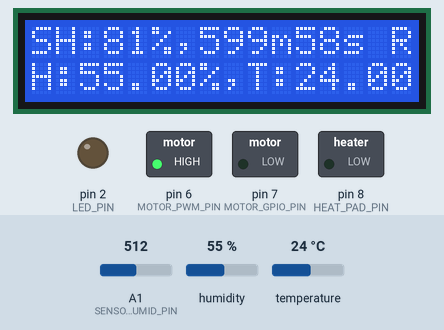
Bench run of a sketch on a simulated Arduino Uno, built with avr-gcc and run on an emulated ATmega328P. Parts: 16×2 character LCD, switched loads named in the sketch (green lamp = pin HIGH), output pins drawn as LEDs (lit = HIGH). The test bench sets the inputs (shaded band); at power-on: humidity 55 %, A1 (SENSOR_SOIL_HUMID_PIN) = 512, temperature 24 °C.

Above: at 1.2 s.
1.3 s: humidity set to 22 %
At 5.5 s:
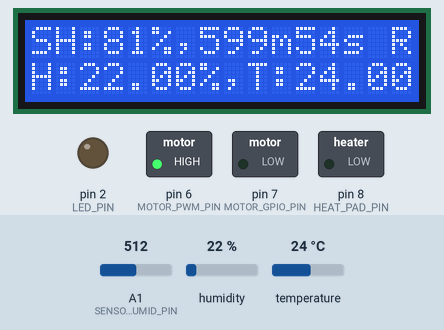
5.6 s: A1 (SENSOR_SOIL_HUMID_PIN) set to 610
At 8.5 s:
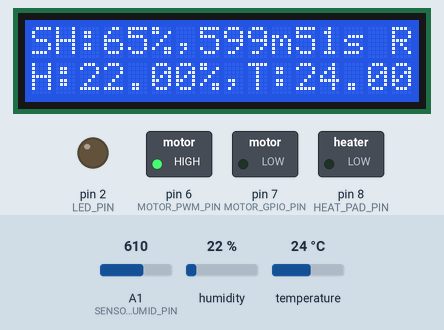
8.6 s: temperature set to 12 °C
At 11.5 s:
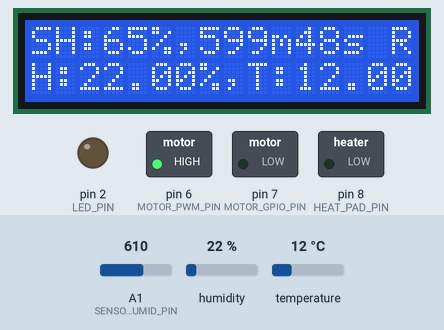
11.6 s: A1 (SENSOR_SOIL_HUMID_PIN) set to 590
At 14.5 s:
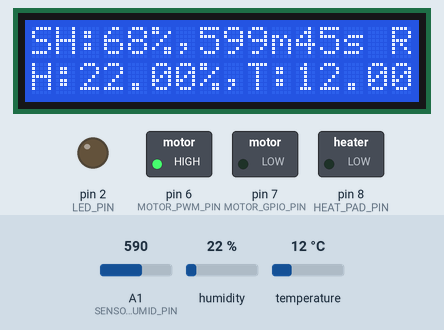
14.6 s: humidity set to 40 %
At 15.4 s:
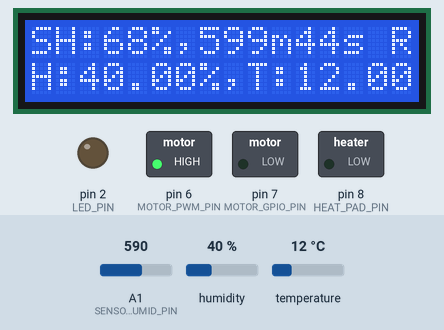
17.6 s: A1 (SENSOR_SOIL_HUMID_PIN) set to 511
At 20.7 s:
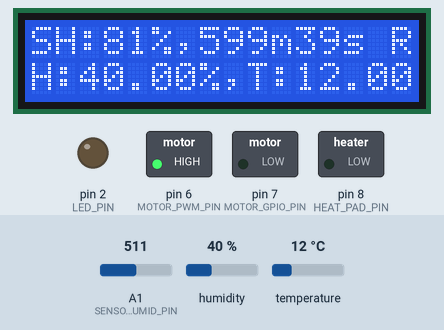
Timing chart, 0 to 21.6 s (numbered marks = the images above; inputs shaded):
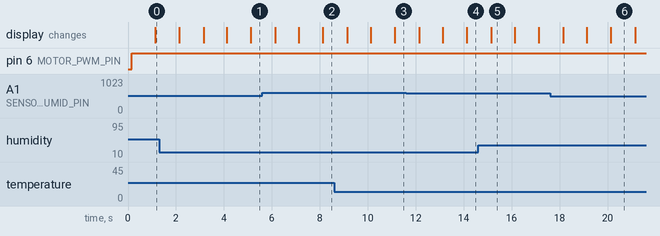

Measured:
- what the display in image 5 shows lasts 0.9 s, from 15.2 s to 16.1 s

The sketch:

smart-farm.ino
```cpp
/* ********************
 * Include
 * ********************/
#include <LiquidCrystal_I2C.h>
#include <DHT.h>
#include <DHT_U.h>


/* ********************
 * Define
 * ********************/
//LCD 설정
#define LCD_ADDR 0x27
#define LCD_ROW 16
#define LCD_COLUMN 2
//pin 설정
#define SENSOR_SOIL_HUMID_PIN A1
#define SENSOR_TEMP_HUMID_PIN A0
#define LED_PIN 2
#define MOTOR_PWM_PIN 6
#define MOTOR_GPIO_PIN 7
#define HEAT_PAD_PIN 8

//키우는 식물 종류
#define PLANT_MODE_LETTUCE 0   //상추
#define PLANT_MODE_UNDEFINED 1 //미정

//동작 모드
#define SMART_FARM_MODE_0_DEFAULT 0   //아래 모드를 선택하도록 화면 보여줌
#define SMART_FARM_MODE_1_PLANT_SET 1 //식물 종류 고르는 모드
#define SMART_FARM_MODE_2_TIME_SET 2  //시간 조정 모드
#define SMART_FARM_MODE_UNDEFINED 3   // 미정

//시간 (초 단위)
#define TIME_1SEC 1UL
#define TIME_1MIN 60UL
#define TIME_10MIN 600UL
#define TIME_1HOUR 3600UL
#define TIME_10HOUR 36000UL
#define TIME_12HOUR 43200UL
#define TIME_14HOUR 50400UL

//Timer1 1초 주기 설정 (CTC 모드, prescaler 256)
//16MHz 보드 기준 62500 카운트 = 1초. 보드 클럭이 빠르거나 느리면 이 값을 조정해서 보정
//(1 카운트 = 약 16ppm = 하루 약 1.4초)
#define TIMER1_PRESCALER 256UL
#define TIMER1_COMPARE_1SEC ((F_CPU / TIMER1_PRESCALER) - 1)

//LED 타이머
#define LED_ON_TIME TIME_10HOUR
#define LED_OFF_TIME TIME_14HOUR
#define LED_ON_START 0
#define LED_ON_RUNNING 1
#define LED_OFF_START 2
#define LED_OFF_RUNNING 3

//Water Pump value
#define WATER_PUMP_OFF_VAL 0
#define WATER_PUMP_START_VAL 180
#define WATER_PUMP_MAX_VAL 255
#define WATER_PUMP_STOP 0
#define WATER_PUMP_STOP_TIMER_START 1
#define WATER_PUMP_START 2
#define WATER_PUMP_RUNNING 3
#define WATER_PUMP_DONE 4
#define WATER_PUMP_RUN_TIME TIME_10MIN


/* ********************
 * Sensor Instance
 * ********************/
DHT dht(SENSOR_TEMP_HUMID_PIN, DHT11);
LiquidCrystal_I2C lcd(LCD_ADDR, LCD_ROW, LCD_COLUMN);

/* ********************
 * Global variables
 * ********************/
int soilHumidity;
float humidity, temperature;
int LedOffFlag = LED_ON_START;
unsigned long LedPhaseEndSec = 0; //현재 LED 구간(ON/OFF)이 끝나는 시각 (초)
volatile unsigned long SecondsCount = 0; //Timer1 인터럽트로 1초마다 증가

/* ********************
 * Custom Function
 * ********************/
//Timer1 하드웨어 타이머로 1초마다 인터럽트 발생
//카운터는 하드웨어에서 계속 돌기 때문에 DHT 읽기처럼 인터럽트가 잠시 막혀도 초가 누락되지 않음
void InitSecondTimer(void) {
  noInterrupts();
  TCCR1A = 0;
  TCCR1B = (1 << WGM12) | (1 << CS12); //CTC 모드, prescaler 256
  TCNT1 = 0;
  OCR1A = TIMER1_COMPARE_1SEC;
  TIMSK1 = (1 << OCIE1A);
  interrupts();
}

ISR(TIMER1_COMPA_vect) {
  SecondsCount++;
}

unsigned long GetSeconds(void) {
  unsigned long sec;
  noInterrupts(); //4바이트 값을 읽는 도중 인터럽트로 값이 바뀌지 않도록 보호
  sec = SecondsCount;
  interrupts();
  return sec;
}

//deadline 시각이 지났는지 확인 (뺄셈 비교라 오버플로에도 안전)
bool IsTimeReached(unsigned long now, unsigned long deadline) {
  return (long)(now - deadline) >= 0;
}

void InitLcd(void) {
  lcd.init();
  lcd.backlight();
  lcd.setCursor(0,0);
  lcd.print("Welcome YJ's =");
  lcd.setCursor(0,1);
  lcd.print("SMART Farm!!!");
}

void InitPin(void){
  pinMode(LED_PIN, OUTPUT);
  pinMode(MOTOR_PWM_PIN, OUTPUT);
  pinMode(MOTOR_GPIO_PIN, OUTPUT);
  pinMode(HEAT_PAD_PIN, OUTPUT);
  digitalWrite(LED_PIN, 0);
  analogWrite(MOTOR_PWM_PIN, 0);
  digitalWrite(MOTOR_GPIO_PIN, 0);
  digitalWrite(HEAT_PAD_PIN, 0);
}

void CalcSoilHumidity() {
  soilHumidity = map(analogRead(SENSOR_SOIL_HUMID_PIN), 1000, 400, 0, 100);
  if (soilHumidity > 100) soilHumidity = 100;
  else if (soilHumidity < 0) soilHumidity = 0;
}

void ReadTempAndHumid(void) {
  temperature = dht.readTemperature();
  humidity = dht.readHumidity();
}

/* ********************
 * Arduino function
 * ********************/
void setup() {
  InitLcd();
  InitPin();
  Serial.begin(9600);
  dht.begin();
  InitSecondTimer();
}

void LedOnOffMainfunction(unsigned long now) {
  switch(LedOffFlag)
  {
    //다음 구간의 끝 시각은 이전 구간의 끝 시각에서 더함 -> loop 지연이 누적되지 않음
    case LED_ON_START:
      LedPhaseEndSec += LED_ON_TIME;
      LedOffFlag = LED_ON_RUNNING;
    break;

    case LED_ON_RUNNING:
      digitalWrite(LED_PIN, 0);
      if(IsTimeReached(now, LedPhaseEndSec))
      {
        LedOffFlag = LED_OFF_START;
      }
    break;

    case LED_OFF_START:
      LedPhaseEndSec += LED_OFF_TIME;
      LedOffFlag = LED_OFF_RUNNING;
    break;

    case LED_OFF_RUNNING:
      digitalWrite(LED_PIN, 1);
      if(IsTimeReached(now, LedPhaseEndSec))
      {
        LedOffFlag = LED_ON_START;
      }
    break;

    default:
      /* do nothing */
    break;
  }
}

void WaterPumpMainfunction(unsigned long now){
  static unsigned long pumpEndSec;
  static int pumpFlag = WATER_PUMP_STOP;

  //하루에 한번 10분, 즉 불 켜진 직후 10분
  switch(pumpFlag)
  {
    case WATER_PUMP_STOP:
      analogWrite(MOTOR_PWM_PIN, WATER_PUMP_OFF_VAL);
      if(LED_ON_RUNNING == LedOffFlag){
        pumpFlag = WATER_PUMP_STOP_TIMER_START;
      }
    break;

    case WATER_PUMP_STOP_TIMER_START:
      analogWrite(MOTOR_PWM_PIN, WATER_PUMP_OFF_VAL);
      pumpEndSec = now + WATER_PUMP_RUN_TIME;
      pumpFlag = WATER_PUMP_START;
    break;

    case WATER_PUMP_START:
      analogWrite(MOTOR_PWM_PIN, WATER_PUMP_START_VAL);
      pumpFlag = WATER_PUMP_RUNNING;
    break;

    case WATER_PUMP_RUNNING:
      analogWrite(MOTOR_PWM_PIN, WATER_PUMP_MAX_VAL);
      if(IsTimeReached(now, pumpEndSec))
      {
        pumpFlag = WATER_PUMP_DONE; //10분 지나면 정지
      }
      else if(LED_ON_RUNNING != LedOffFlag)
      {
        pumpFlag = WATER_PUMP_STOP;
      }
    break;

    case WATER_PUMP_DONE:
      //LED가 꺼질 때까지 대기 -> 다음 LED ON 구간에 다시 10분 동작
      analogWrite(MOTOR_PWM_PIN, WATER_PUMP_OFF_VAL);
      if(LED_ON_RUNNING != LedOffFlag)
      {
        pumpFlag = WATER_PUMP_STOP;
      }
    break;

    default:
      /* do nothing */
    break;
  }
}

void loop() {
  static unsigned long lastDisplaySec = 0xFFFFFFFFUL;
  unsigned long now = GetSeconds();

  //초가 바뀔 때마다 한 번씩 갱신 (millis() % 1000 == 0 은 루프가 늦으면 건너뛰어짐)
  if(now != lastDisplaySec)
  {
     unsigned long remainSec = LedPhaseEndSec - now;
     lastDisplaySec = now;

     //토양습도 계산
     CalcSoilHumidity();

     //외부 온도, 습도 읽기
     ReadTempAndHumid();

     //LCD에 출력
     lcd.clear();
     lcd.setCursor(0,0);
     lcd.print("SH:");
     lcd.print(soilHumidity);
     lcd.print("%,");
     lcd.print(remainSec / TIME_1MIN);//시간 분단위
     lcd.print("m");
     lcd.print(remainSec % TIME_1MIN); //시간 초단위
     lcd.print("s R");

     lcd.setCursor(0,1);
     lcd.print("H:");
     lcd.print(humidity);
     lcd.print("%,T:");
     lcd.print(temperature);
     lcd.print("C");
  }

  LedOnOffMainfunction(now);
  WaterPumpMainfunction(now);

}
```
